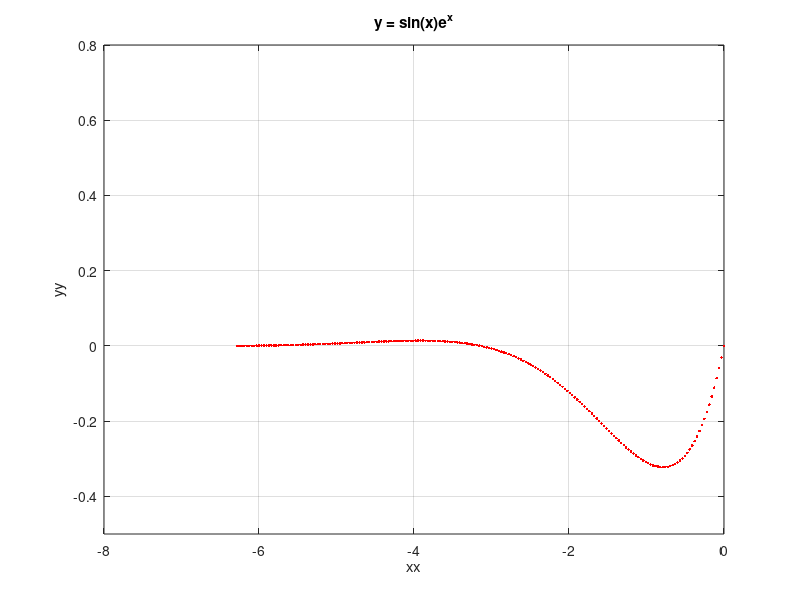

MATLAB code for this plot:

x = linspace(-2 * pi, 0, 200);
y  = sin(x) .* exp(x);

plot(x,y,"r.");
xlabel("xx");
ylabel("yy");
xlim([-8, 0]);
ylim([-0.5, 0.8]);
title("y = sin(x)e^x");
grid